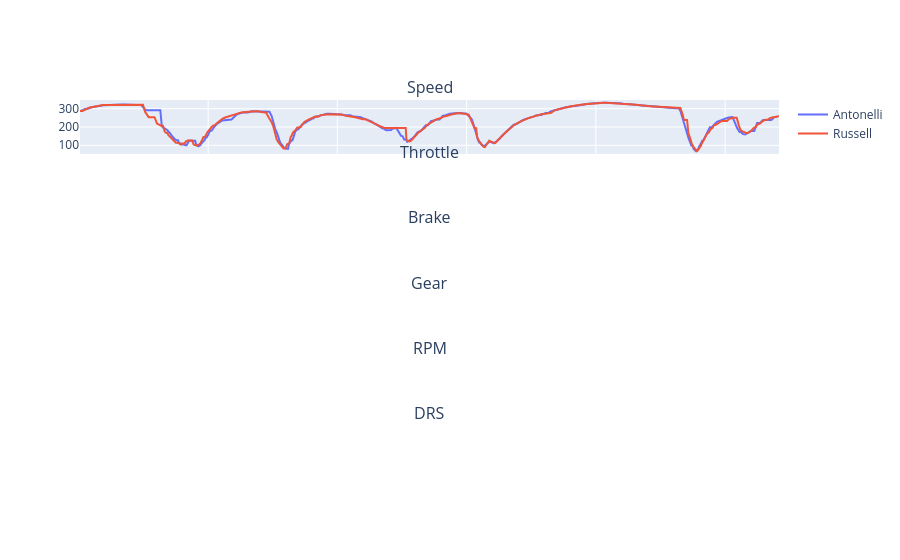

The code cell stored with this chart in its notebook:
### Code cell
fig.add_trace(
    go.Scatter(
        x=antonelli_car_data["Distance"],
        y=antonelli_car_data["Speed"],
        name="Antonelli",
        mode="lines"
    ),
    row=1,
    col=1
)

fig.add_trace(
    go.Scatter(
        x=russell_car_data["Distance"],
        y=russell_car_data["Speed"],
        name="Russell",
        mode="lines"
    ),
    row=1,
    col=1
)

### Figure 1 — Plotly figure (JSON) as saved in the notebook; plotly's stock layout.template omitted (floating-point values rounded to 4 significant figures; data arrays with more than 128 entries replaced by an {"elided": "..."} marker saying what was removed)
{"data": [{"mode": "lines", "name": "Antonelli", "type": "scatter", "x": {"elided": "349 float values"}, "xaxis": "x", "y": {"elided": "349 float values"}, "yaxis": "y"}, {"mode": "lines", "name": "Russell", "type": "scatter", "x": {"elided": "347 float values"}, "xaxis": "x", "y": {"elided": "347 float values"}, "yaxis": "y"}], "layout": {"annotations": [{"font": {"size": 16}, "showarrow": false, "text": "Speed", "x": 0.5, "xanchor": "center", "xref": "paper", "y": 1, "yanchor": "bottom", "yref": "paper"}, {"font": {"size": 16}, "showarrow": false, "text": "Throttle", "x": 0.5, "xanchor": "center", "xref": "paper", "y": 0.8283, "yanchor": "bottom", "yref": "paper"}, {"font": {"size": 16}, "showarrow": false, "text": "Brake", "x": 0.5, "xanchor": "center", "xref": "paper", "y": 0.6567, "yanchor": "bottom", "yref": "paper"}, {"font": {"size": 16}, "showarrow": false, "text": "Gear", "x": 0.5, "xanchor": "center", "xref": "paper", "y": 0.485, "yanchor": "bottom", "yref": "paper"}, {"font": {"size": 16}, "showarrow": false, "text": "RPM", "x": 0.5, "xanchor": "center", "xref": "paper", "y": 0.3133, "yanchor": "bottom", "yref": "paper"}, {"font": {"size": 16}, "showarrow": false, "text": "DRS", "x": 0.5, "xanchor": "center", "xref": "paper", "y": 0.1417, "yanchor": "bottom", "yref": "paper"}], "xaxis": {"anchor": "y", "domain": [0, 1], "matches": "x6", "showticklabels": false}, "xaxis2": {"anchor": "y2", "domain": [0, 1], "matches": "x6", "showticklabels": false}, "xaxis3": {"anchor": "y3", "domain": [0, 1], "matches": "x6", "showticklabels": false}, "xaxis4": {"anchor": "y4", "domain": [0, 1], "matches": "x6", "showticklabels": false}, "xaxis5": {"anchor": "y5", "domain": [0, 1], "matches": "x6", "showticklabels": false}, "xaxis6": {"anchor": "y6", "domain": [0, 1]}, "yaxis": {"anchor": "x", "domain": [0.8583, 1]}, "yaxis2": {"anchor": "x2", "domain": [0.6867, 0.8283]}, "yaxis3": {"anchor": "x3", "domain": [0.515, 0.6567]}, "yaxis4": {"anchor": "x4", "domain": [0.3433, 0.485]}, "yaxis5": {"anchor": "x5", "domain": [0.1717, 0.3133]}, "yaxis6": {"anchor": "x6", "domain": [0, 0.1417]}}}
